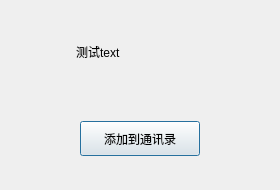
<?xml version="1.0" encoding="UTF-8"?>
<ui version="4.0">
 <class>FindSuccessDlg</class>
 <widget class="QDialog" name="FindSuccessDlg">
  <property name="geometry">
   <rect>
    <x>0</x>
    <y>0</y>
    <width>280</width>
    <height>190</height>
   </rect>
  </property>
  <property name="minimumSize">
   <size>
    <width>280</width>
    <height>190</height>
   </size>
  </property>
  <property name="maximumSize">
   <size>
    <width>280</width>
    <height>190</height>
   </size>
  </property>
  <property name="windowTitle">
   <string>Dialog</string>
  </property>
  <layout class="QVBoxLayout" name="verticalLayout">
   <item>
    <widget class="QWidget" name="widget" native="true">
     <layout class="QHBoxLayout" name="horizontalLayout">
      <item>
       <widget class="QLabel" name="head_lb">
        <property name="minimumSize">
         <size>
          <width>50</width>
          <height>50</height>
         </size>
        </property>
        <property name="maximumSize">
         <size>
          <width>50</width>
          <height>50</height>
         </size>
        </property>
        <property name="text">
         <string/>
        </property>
       </widget>
      </item>
      <item>
       <widget class="QLabel" name="name_lb">
        <property name="text">
         <string>测试text</string>
        </property>
       </widget>
      </item>
      <item>
       <spacer name="horizontalSpacer">
        <property name="orientation">
         <enum>Qt::Orientation::Horizontal</enum>
        </property>
        <property name="sizeHint" stdset="0">
         <size>
          <width>124</width>
          <height>20</height>
         </size>
        </property>
       </spacer>
      </item>
     </layout>
    </widget>
   </item>
   <item>
    <widget class="QWidget" name="widget_2" native="true">
     <layout class="QHBoxLayout" name="horizontalLayout_2">
      <item>
       <widget class="ClickedBtn" name="add_friend_btn">
        <property name="minimumSize">
         <size>
          <width>120</width>
          <height>35</height>
         </size>
        </property>
        <property name="maximumSize">
         <size>
          <width>120</width>
          <height>35</height>
         </size>
        </property>
        <property name="text">
         <string>添加到通讯录</string>
        </property>
       </widget>
      </item>
     </layout>
    </widget>
   </item>
  </layout>
 </widget>
 <customwidgets>
  <customwidget>
   <class>ClickedBtn</class>
   <extends>QPushButton</extends>
   <header location="global">clickedbtn.h</header>
  </customwidget>
 </customwidgets>
 <resources/>
 <connections/>
</ui>
